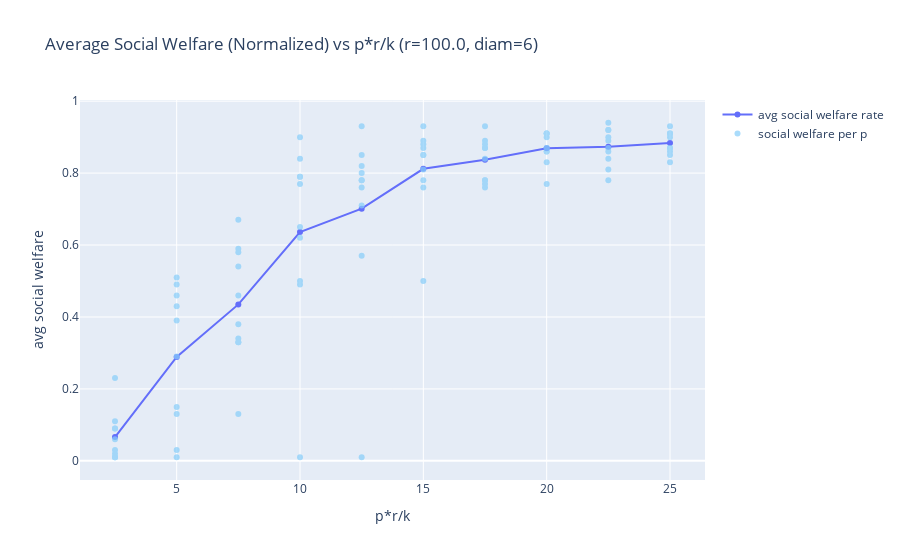
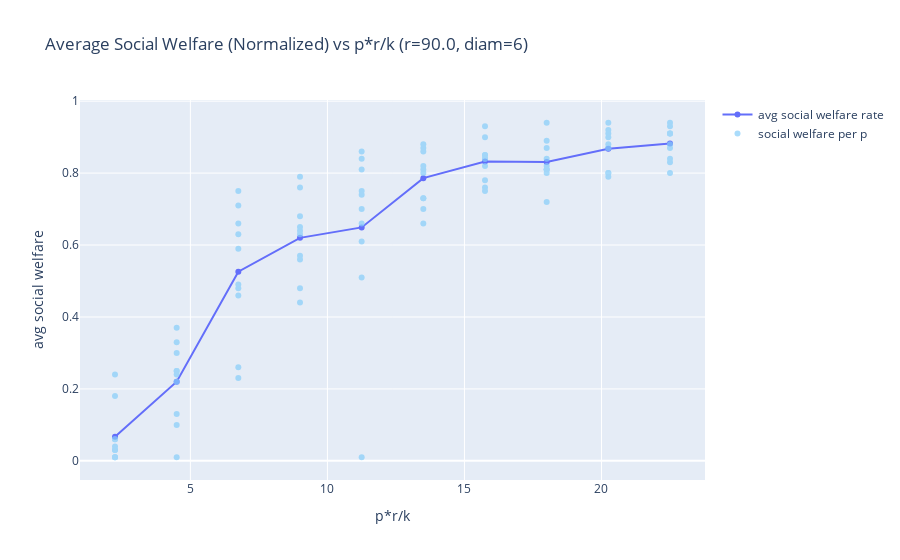
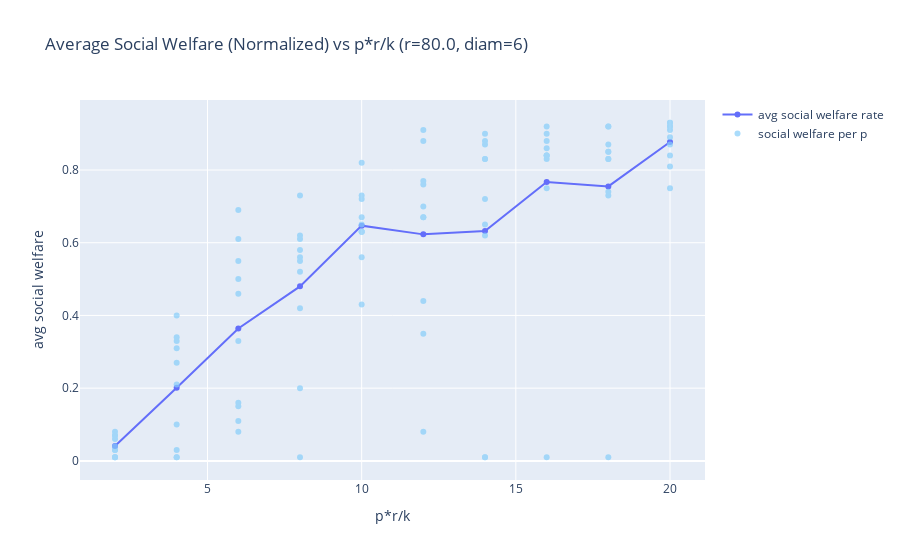
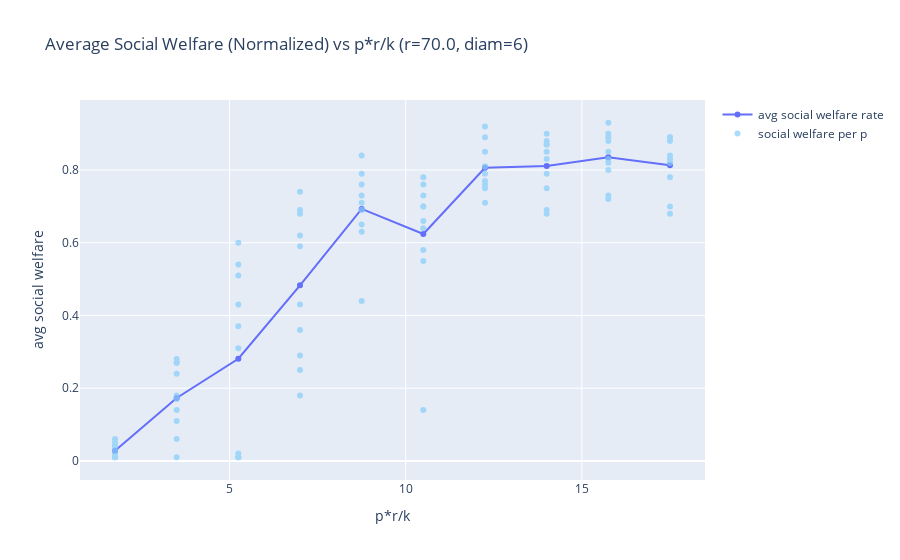

Notebook source saved alongside these figures, in order:
### Markdown cell above
## Power law distributed resources

### Code cell
run_sim(num_vertices, regularity, create_cm, True)
